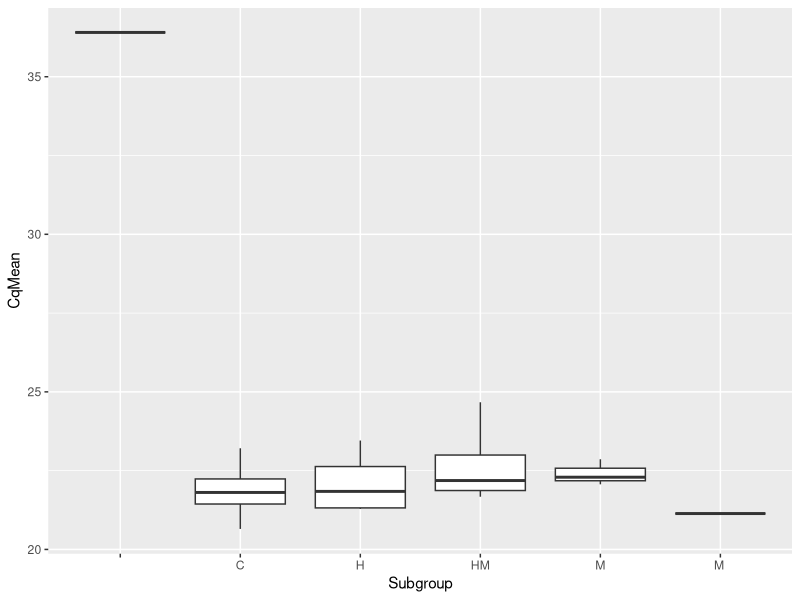
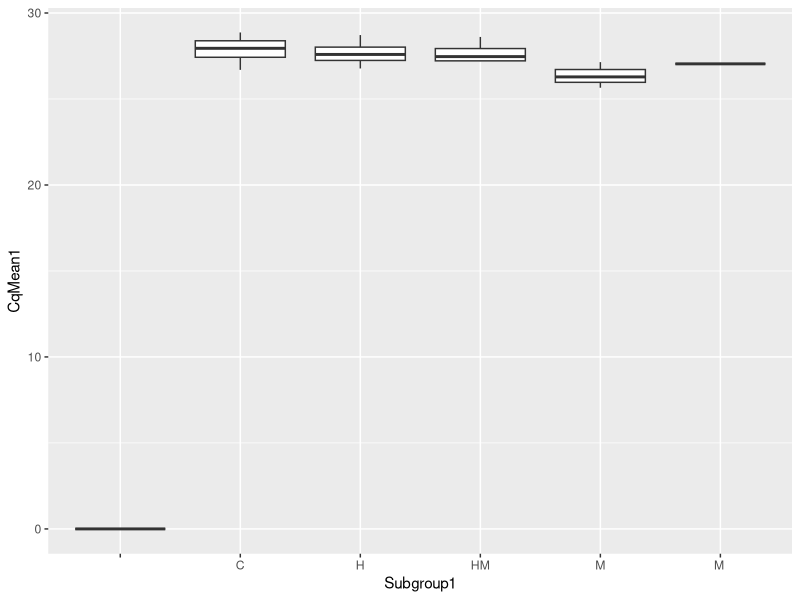

Source code (R) for these figures, in order:
## ---- chunk 1
library(tidyverse)
        
## ---- chunk 2
qPCR_A <- read.csv("../data/qPCRdata-1.csv", header = TRUE)


## ---- chunk 3
qPCR_B <- read.csv("../data/qPCR-data-2-20.csv", header = TRUE)

## ---- chunk 4
ggplot(data = qPCR_A, mapping = aes(x = Subgroup, y = CqMean)) + 
  geom_boxplot()
## ---- chunk 5
ggplot(data = qPCR_A, mapping = aes(x = Subgroup1, y = CqMean1)) + 
  geom_boxplot()
